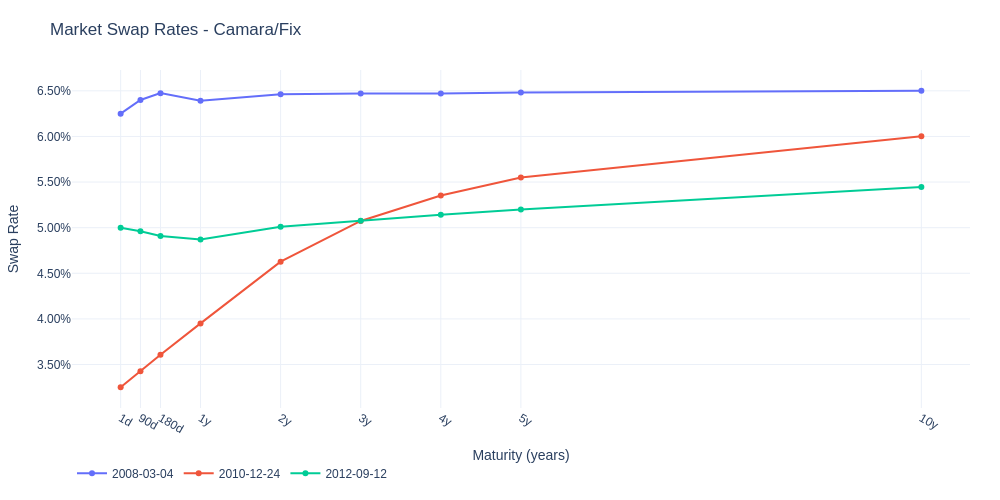

The code cell stored with this chart in its notebook:
### Code cell
fig = go.Figure()
sample = market_rates_df.sample(3, random_state=1)
for date, row in sample.iterrows():
    tenors_years = np.array([str_tenor_to_days(c) for c in row.index]) / 360
    fig.add_trace(go.Scatter(x=tenors_years, y=row.values, mode='lines+markers', name=str(date.date())))

fig.update_xaxes(ticktext=market_rates_df.columns, tickvals=tenors_years)
fig.update_yaxes(tickformat=".2%")
fig.update_layout()
apply_style(fig, title="Market Swap Rates - Camara/Fix", x_title="Maturity (years)", y_title="Swap Rate")
fig.show()

### Figure 1 — Plotly figure (JSON) as saved in the notebook; plotly's stock layout.template omitted (floating-point values rounded to 4 significant figures)
{"data": [{"mode": "lines+markers", "name": "2008-03-04", "type": "scatter", "x": [0.002778, 0.25, 0.5, 1.0, 2.0, 3.0, 4.0, 5.0, 10.0], "y": [0.0625, 0.06399, 0.06475, 0.06392, 0.06461, 0.06471, 0.06471, 0.06482, 0.06502]}, {"mode": "lines+markers", "name": "2010-12-24", "type": "scatter", "x": [0.002778, 0.25, 0.5, 1.0, 2.0, 3.0, 4.0, 5.0, 10.0], "y": [0.0325, 0.03425, 0.03607, 0.03951, 0.04627, 0.05074, 0.05353, 0.05551, 0.06002]}, {"mode": "lines+markers", "name": "2012-09-12", "type": "scatter", "x": [0.002778, 0.25, 0.5, 1.0, 2.0, 3.0, 4.0, 5.0, 10.0], "y": [0.05, 0.0496, 0.0491, 0.0487, 0.0501, 0.05076, 0.05142, 0.05198, 0.05447]}], "layout": {"autosize": true, "font": {"family": "Arial", "size": 12}, "height": 500, "legend": {"orientation": "h", "x": 0, "xanchor": "left", "y": -0.15, "yanchor": "top"}, "margin": {"b": 70, "l": 60, "r": 30, "t": 70}, "title": {"text": "Market Swap Rates - Camara/Fix", "xanchor": "left"}, "width": 1000, "xaxis": {"showgrid": true, "ticktext": ["1d", "90d", "180d", "1y", "2y", "3y", "4y", "5y", "10y"], "tickvals": [0.002778, 0.25, 0.5, 1.0, 2.0, 3.0, 4.0, 5.0, 10.0], "title": {"text": "Maturity (years)"}, "zeroline": false}, "yaxis": {"showgrid": true, "tickformat": ".2%", "title": {"text": "Swap Rate"}, "zeroline": false}}}
